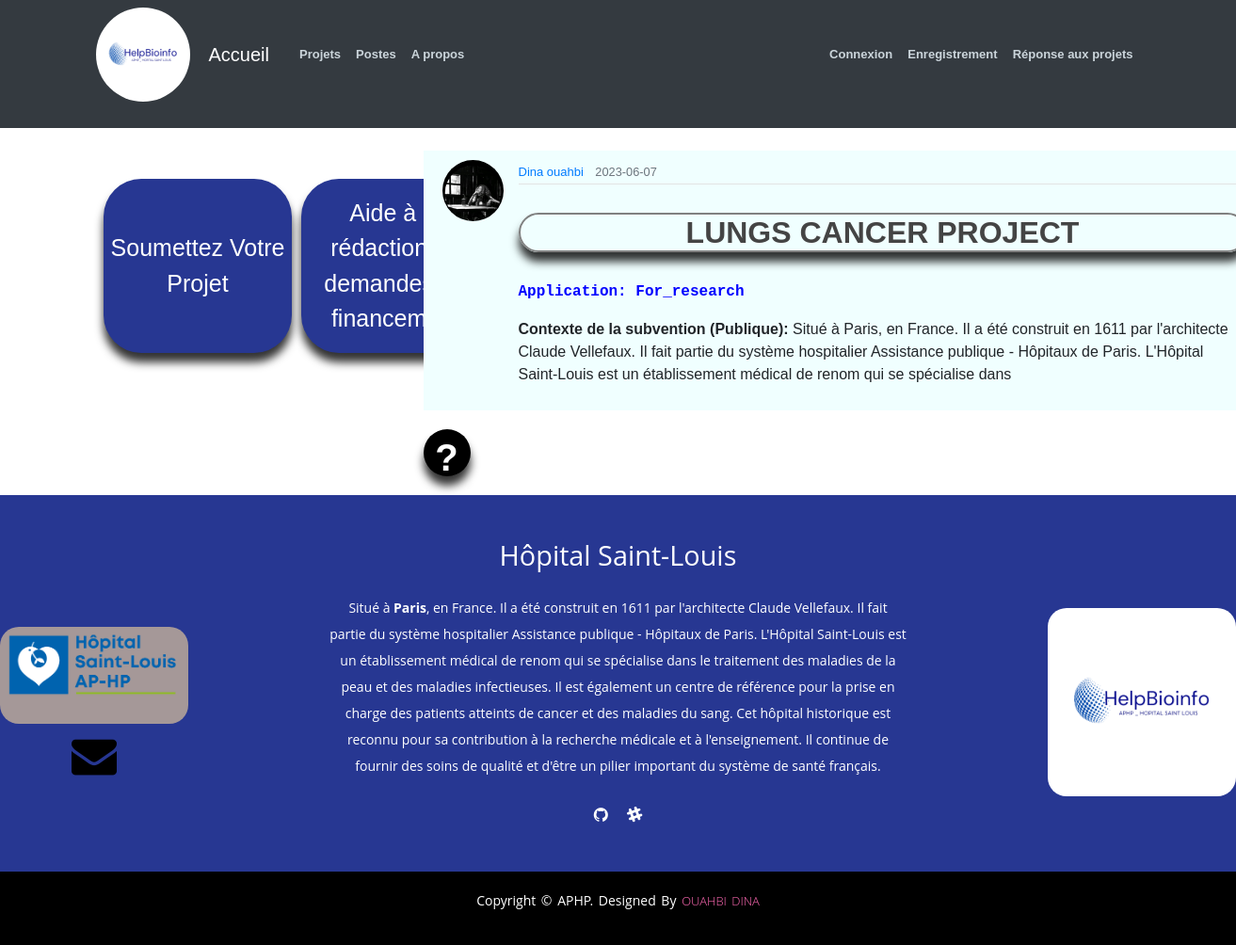
/grant/1, run on the app's committed database.
### flaskblog/models.py (models this page shows, shortened)
class User(db.Model, UserMixin):
    id = db.Column(db.Integer, primary_key=True)
    username = db.Column(db.String(20), unique=True, nullable=False)
    email = db.Column(db.String(120), unique=True, nullable=False)
    aphp_num = db.Column(db.String(20), unique=True, nullable=False)
    status = db.Column(db.String(120), nullable=False)
    image_file = db.Column(db.String(20), nullable=False,default='default.png')
    is_admin = db.Column(db.Boolean, default=False)
    password = db.Column(db.String(60), nullable=False)
    posts = db.relationship('Post', backref='author', lazy=True)
    projects = db.relationship('Project', backref='author', lazy=True)
    grants = db.relationship('Grant', backref='author', lazy=True)
    requests = db.relationship('Project_request', backref='author', lazy=True)

class Grant(db.Model):
    id = db.Column(db.Integer, primary_key=True)
    username = db.Column(db.String(20), unique=False, nullable=False)
    project_title = db.Column(db.String(120), unique=True, nullable=False)
    project_context = db.Column(db.Text, unique=True, nullable=False)
    project_summary = db.Column(db.Text, unique=True, nullable=False)
    bioF_needs = db.Column(db.Text, unique=False, nullable=False)
    data_owner = db.Column(db.String(20), unique=False, nullable=False)
    data_type = db.Column(db.String(20), unique=False, nullable=False)
    data_size = db.Column(db.Integer, unique=False, nullable=False)
    funding_type = db.Column(db.String(20), unique=False, nullable=False)
    total_amount = db.Column(db.String(20), unique=False, nullable=False)
    deadline = db.Column(db.Date(), unique=False, nullable=False)
    email = db.Column(db.String(120), nullable=False, default='noCopyMail@mail.com')
    date_posted = db.Column(db.DateTime, nullable=False,default=datetime.utcnow)
    user_id = db.Column(db.Integer, db.ForeignKey('user.id'), nullable=True)
    is_accepted = db.Column(db.Boolean, default=False, nullable=True)
    project_token = db.Column(db.String(120), unique=False, nullable=True)
    urgency_of_request = db.Column(db.String(20), unique=False, nullable=True)
    if_urgency = db.Column(db.Text, unique=False, nullable=True)
    project_context_private = db.Column(db.Text, unique=False, nullable=True)
    data_available = db.Column(db.String(20), unique=False, nullable=True)
    access_data = db.Column(db.String(120), unique=False, nullable=True)
    if_regulatory_requirements = db.Column(db.String(20), unique=False, nullable=False)
    add_info = db.Column(db.Text, unique=False, nullable=False)
    regulatory_requirements = db.Column(db.String(20), unique=False, nullable=True)
    application = db.Column(db.String(20), unique=False, nullable=True)
    clinical_service = db.Column(db.String(20), unique=False, nullable=True)
    organism = db.Column(db.String(20), unique=False, nullable=True)
    laboratories = db.Column(db.String(20), unique=False, nullable=True)
    if_no_laboratory = db.Column(db.String(20), unique=False, nullable=True)
    principal_investigator = db.Column(db.String(20), unique=False, nullable=True)
    promotor = db.Column(db.String(20), unique=False, nullable=True)

### flaskblog/projects/routes.py (the view)
@projects.route("/grant/<int:grant_id>")
def grant(grant_id):
    grant = Grant.query.get_or_404(grant_id)
    return render_template('grant.html', title=grant.project_title, grant=grant)

### flaskblog/templates/grant.html (shortened to what this page needs)
{% extends "layout.html" %}
{% block content %}
    <article class="media content-section">
        <img class="rounded-circle article-img" src="{{ url_for('static', filename='profile_pics/'+grant.author.image_file) }}" alt="">
        <div class="media-body">
            <div class="article-metadata">
                <a class="mr-2" href="{{ url_for('users.user_grants', username=grant.author.username) }}">{{ grant.author.username.capitalize() }}</a>
                <small class="text-muted">{{ grant.date_posted.strftime('%Y-%m-%d') }}</small>
            </div>
            <h2 class="article-title">{{ grant.project_title }}</h2>
            <p style="color: blue; font-weight: bold; font-family: 'Courier New', Courier, monospace;"><b>Application: </b>{{ grant.application }}</p>
            <p class="article-content"> <b>Contexte de la subvention (Publique): </b>{{ grant.project_context }}</p>
        </div>
    </article>
{% endblock content %}

### flaskblog/static/main.css (style rules this page uses)
body { justify-content: center; background: #ffffff; margin-top: 10rem; font-family: Arial, sans-serif; }
h1, h2, h3, h4, h5, h6 { color: #444444; }
.content-section { background-color:#F0FFFF; padding: 10px 20px; margin-bottom: 20px; }
.article-title { color: #444444; border: 2px solid gray ; text-align: center; font-weight: bold; box-shadow: 0 10px 10px rgba(0, 0, 0, 0.8); margin-bottom: 30px; margin-top: 30px; border-radius: 30px; }
.article-img { border-radius: 30px; width: 200px; height: 100px; }
.article-content { white-space: pre-line; }
.article-img { height: 65px; width: 65px; margin-right: 16px; }
.article-metadata { padding-bottom: 1px; margin-bottom: 4px; border-bottom: 1px solid #e3e3e3 }
a { font-size:13px; }

### flaskblog/static/footer.css (style rules this page uses)
* { margin: 0; padding: 0; box-sizing: border-box; }

### data on the page
User: image_file (picture), author.username "Dina ouahbi"
Grant: date_posted "2023-06-07", project_title "LUNGS CANCER PROJECT", application "For_research", project_context "Situé à Paris, en France. Il a été construit en 1611 par l'architecte Claude Vellefaux. Il fait partie du système hospitalier Assistance publique - Hôpitaux de Paris. L'Hôpital Saint-Louis est un établissement médical de renom qui se spécialise dans"
